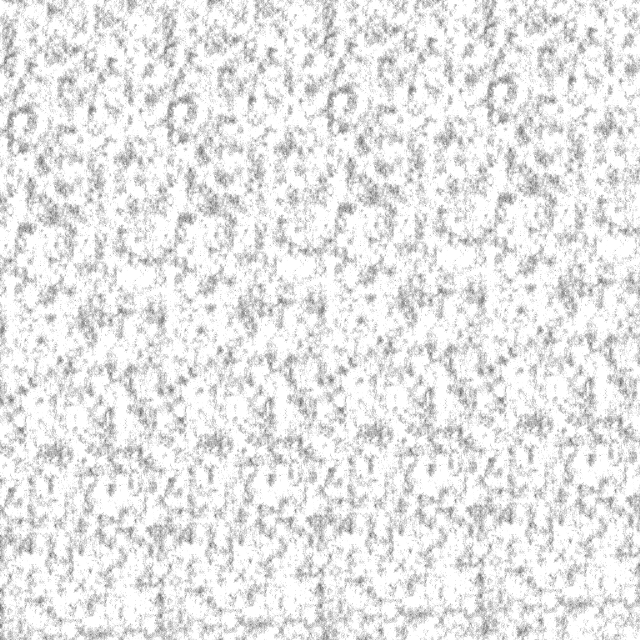
Frame 1 (no input)
Frame 2 (the mouse pressed at the canvas centre, redrawn once): identical to frame 1, image omitted

The Processing sketch that drew this single still picture (run headless with seeded random() and noise(); the mouse was pressed at the canvas centre and the sketch redrawn once):

// Processing sketch: exercise00_09
// ── exercise00_09.pde
void setup() {
  size(640, 640);
  // background(255);
  noLoop();
}

void draw() {

  float xoff = 0.0;
  float zoff = 0.0;

  loadPixels();

  for (int x = 0; x < width; x++) {

    float yoff = 0.0;

    for (int y = 0; y < height; y++) {
      noiseDetail(10, 0.75);
      float bright = map(noise(xoff, yoff, zoff), 0, 1, 0, 255);
      pixels[x + y * width] = color(bright);
      yoff += 0.1;
      //zoff += 0.01;
    }
  
    xoff += 0.1;
    zoff += 0.1;
  }

  updatePixels();
}
